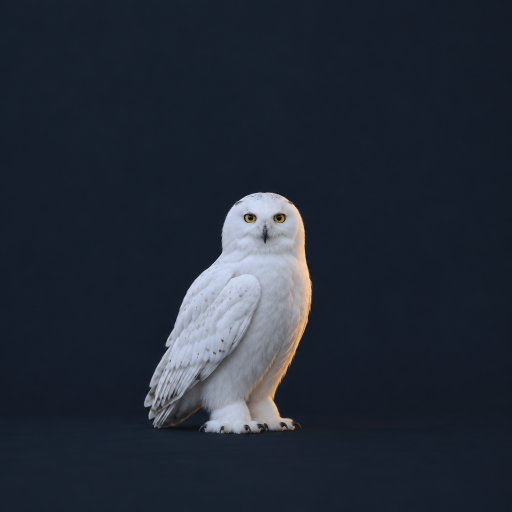
#> input picture hogwarts/owl/src/still_1.png, 1024 x 1024 px (shown at 1/2 size)
$ python owl_pad.py
#> lines starting #> are read from the running program, lines starting #| are printed output that depends on the picture
"""Puts the chosen owl still on a wider, taller 16:9 canvas so a generated hop has room for its wingbeats:
    owl/src/still_1.png (1024 x 1024)  ->  owl/src/still_wide.png (1920 x 1080)
The owl is scaled to about 30% of the frame height with its feet at 80%; the backdrop is extended from the
still's own (almost flat) background, row by row, so the owl itself stays pixel-identical to the idle clip."""
import os
import cv2
import numpy as np

HERE = os.path.dirname(os.path.abspath(__file__))
SRC = os.path.join(HERE, "..", "owl", "src")
still = cv2.imread(os.path.join(SRC, "still_1.png")).astype(np.float32)
S = still.shape[0]
#> S = 1024
W, H = 1920, 1080
FOOT = (0.461, 0.846)                           # where its feet are in the still
k = 0.30 * H / (0.469 * S)                      # owl height: 47% of the still -> 30% of the new frame
#> k = 0.675
size = round(S * k)
#> size = 691
left, top = round(W / 2 - FOOT[0] * size), round(0.80 * H - FOOT[1] * size)
#> left = 641; top = 279

# the backdrop, one colour per row, read from the still's empty left and right edges
side = np.concatenate([still[:, :120], still[:, -120:]], 1)
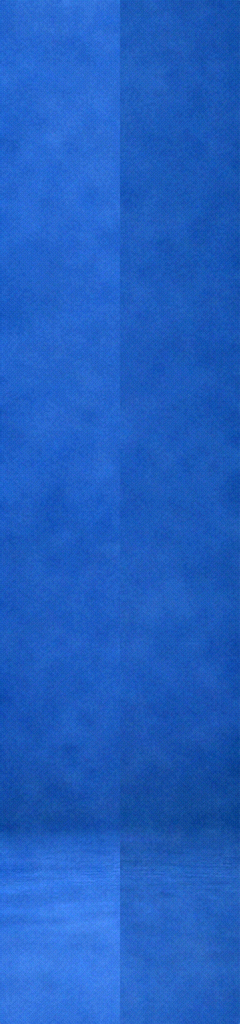
#> side: shape (1024, 240, 3) float32; mean B, G, R 41.4, 29.1, 21.3; drawn with min black and max white
rows = np.median(side, 1)                                        # S x 3
#> rows = 1024 rows, first 8: [42, 30, 22], [42, 29, 22], [42.5, 30, 22], [41.5, 29.5, 21], [42, 30, 22], [42, 29, 21], [42, 30, 22], [42, 29, 21]
rows = cv2.GaussianBlur(rows[:, None, :], (1, 0), sigmaX=0.1, sigmaY=6)[:, 0, :]
#> rows = 1024 rows, first 8: [42.02, 29.54, 21.63], [42.02, 29.54, 21.63], [42.02, 29.53, 21.62], [42.02, 29.52, 21.61], [42.01, 29.51, 21.6], [42.01, 29.5, 21.59], [42.01, 29.48, 21.57], [42.01, 29.47, 21.56]
src_row = np.clip(((np.arange(H) - top) / k).round().astype(int), 0, S - 1)
#> src_row = 1080 values from 0 to 1023
canvas = np.repeat(rows[src_row][:, None, :], W, 1)
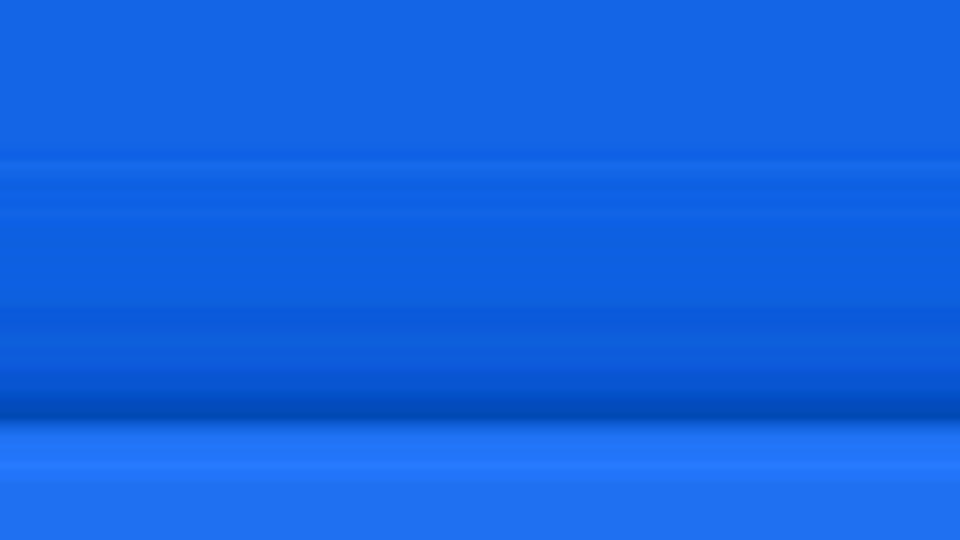
#> canvas: shape (1080, 1920, 3) float32 (shown at 1/2 size); mean of channels 0, 1, 2 41, 29.6, 21.9; drawn with min black and max white
canvas += np.random.default_rng(1).normal(0, 1.6, canvas.shape)   # the still's own fine grain
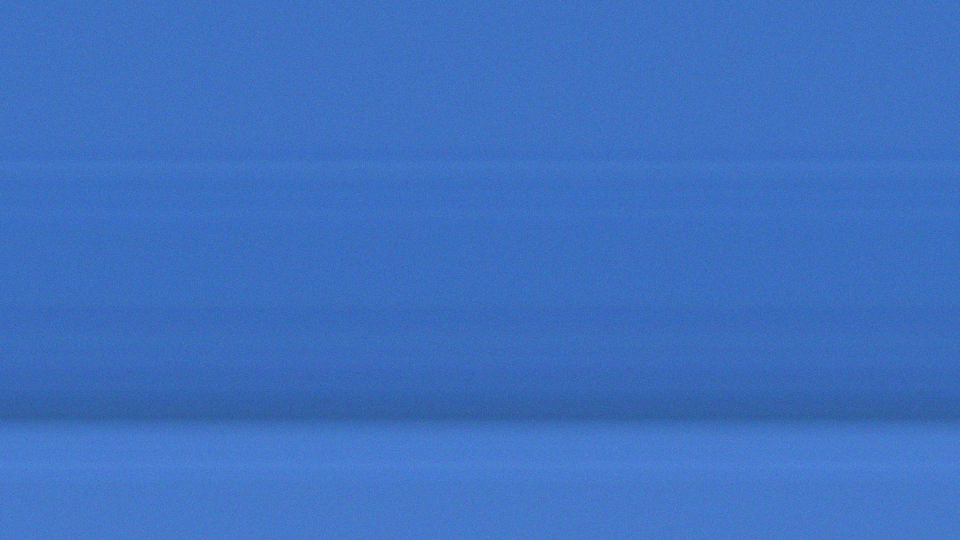
#> canvas: shape (1080, 1920, 3) float32 (shown at 1/2 size); mean of channels 0, 1, 2 41.7, 29.4, 21.5; drawn with min black and max white

small = cv2.resize(still, (size, size), interpolation=cv2.INTER_AREA)
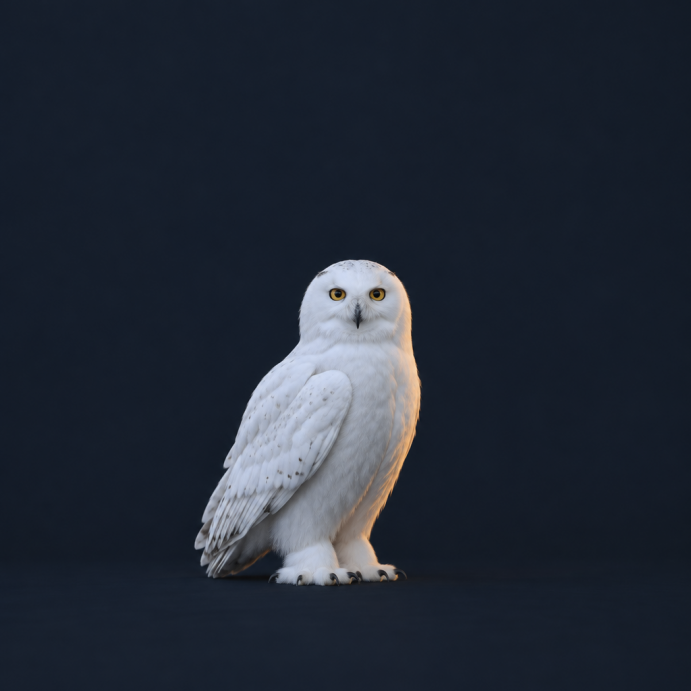
#> small: shape (691, 691, 3) float32; mean B, G, R 54.9, 42.7, 35.5
r = np.minimum(np.arange(size), np.arange(size)[::-1]) / 60
feather = np.clip(np.minimum(r[None, :], r[:, None]), 0, 1)[..., None]
feather = feather * feather * (3 - 2 * feather)
region = canvas[top:top + size, left:left + size]
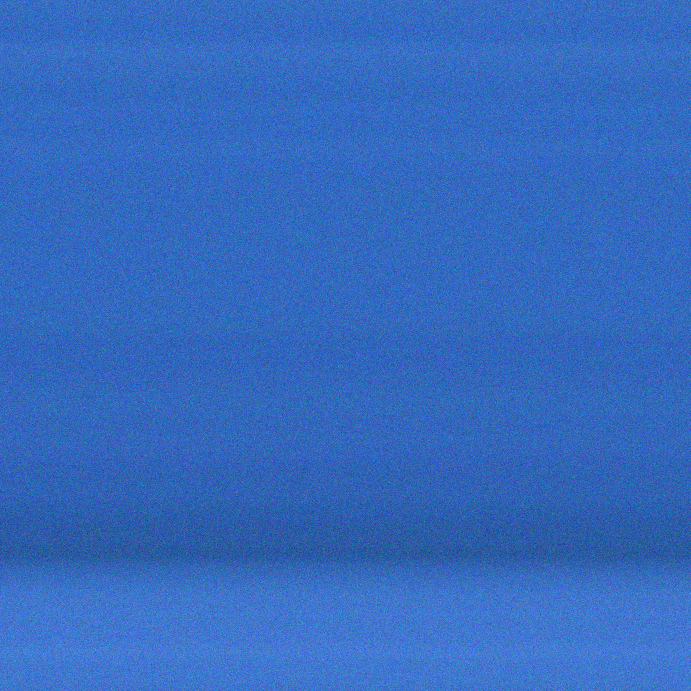
#> region: shape (691, 691, 3) float32; mean of channels 0, 1, 2 41.5, 29.1, 21.3; drawn with min black and max white
canvas[top:top + size, left:left + size] = region * (1 - feather) + small * feather
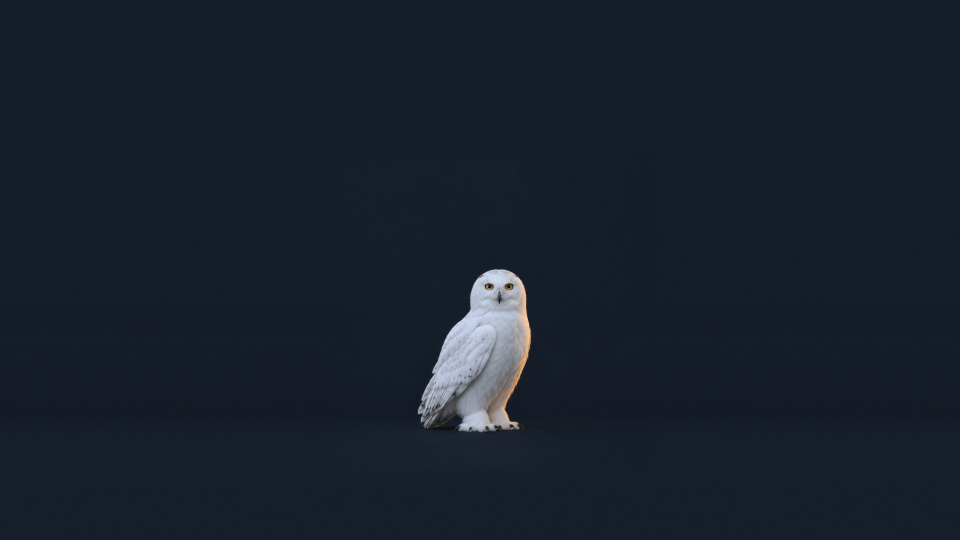
#> canvas: shape (1080, 1920, 3) float32 (shown at 1/2 size); mean of channels 0, 1, 2 44.8, 32.5, 24.8; drawn as B, G, R
cv2.imwrite(os.path.join(SRC, "still_wide.png"), np.clip(canvas, 0, 255).astype(np.uint8))
print("owl", size, "px at", left, top, "-> feet at", W / 2, 0.8 * H)
#| owl 691 px at 641 279 -> feet at 960.0 864.0

$ run again, with hogwarts/owl/src/still_0.png copied over hogwarts/owl/src/still_1.png
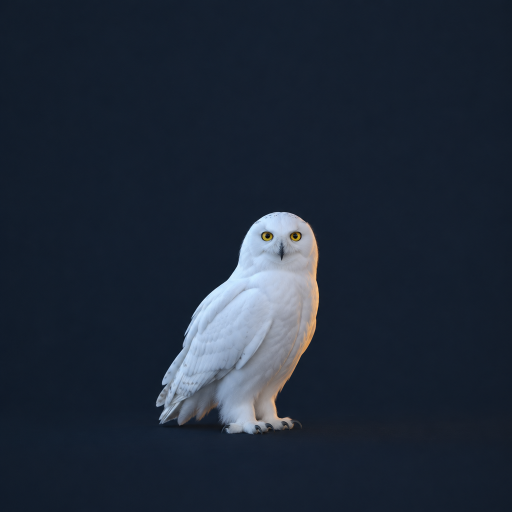
#> input picture hogwarts/owl/src/still_0.png, 1024 x 1024 px (shown at 1/2 size)
#> `side = np.concatenate([still[:, :120], still[:, -120:]], 1)`:
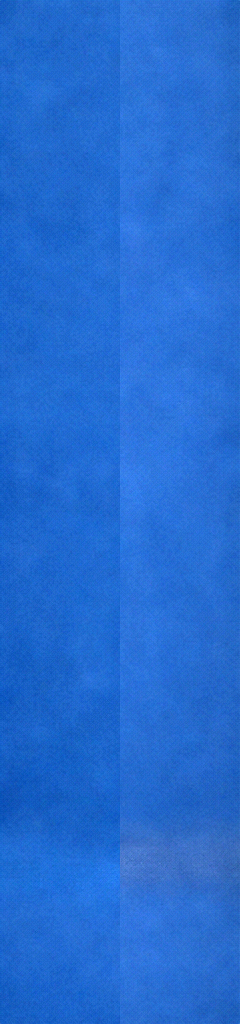
#> side: shape (1024, 240, 3) float32; mean B, G, R 42.8, 28.8, 19.1; drawn with min black and max white
#> `rows = np.median(side, 1)`: rows = 1024 rows, first 8: [43, 30, 19], [43, 29, 20], [43, 29, 19.5], [42, 29, 19], [43, 29, 20], [43, 29, 19], [43, 29, 19], [43, 29, 19]
#> `rows = cv2.GaussianBlur(rows[:, None, :], (1, 0), sigmaX=0.1, sigmaY=6..`: rows = 1024 rows, first 8: [42.73, 29.07, 19.3], [42.73, 29.07, 19.3], [42.72, 29.06, 19.29], [42.7, 29.06, 19.27], [42.67, 29.05, 19.25], [42.64, 29.05, 19.23], [42.61, 29.04, 19.2], [42.57, 29.03, 19.17]
#> `canvas[top:top + size, left:left + size] = region * (1 - feather) + sm..`:
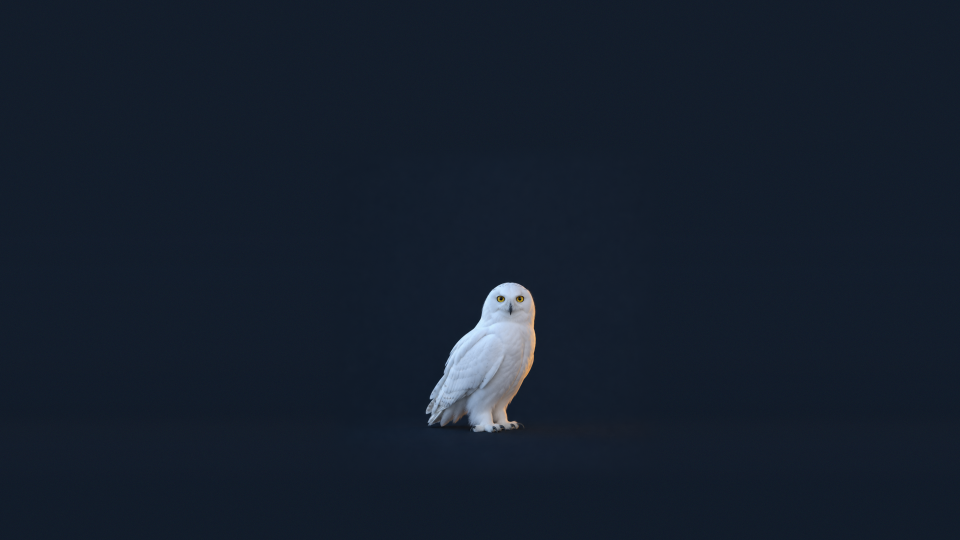
#> canvas: shape (1080, 1920, 3) float32 (shown at 1/2 size); mean of channels 0, 1, 2 45.4, 31.6, 21.8; drawn as B, G, R
#| owl 691 px at 641 279 -> feet at 960.0 864.0

$ run again, with hogwarts/owl/src/still_2.png copied over hogwarts/owl/src/still_1.png
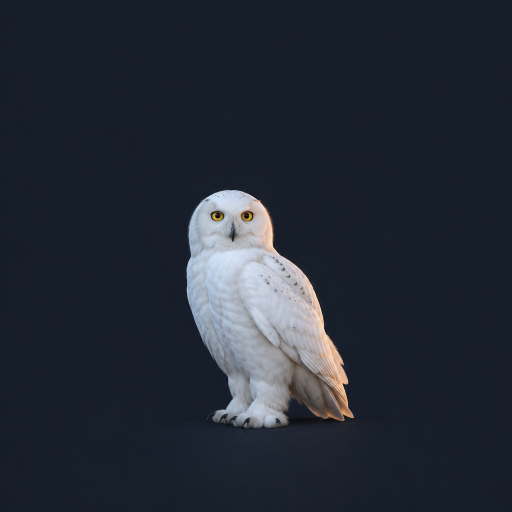
#> input picture hogwarts/owl/src/still_2.png, 1024 x 1024 px (shown at 1/2 size)
#> `side = np.concatenate([still[:, :120], still[:, -120:]], 1)`:
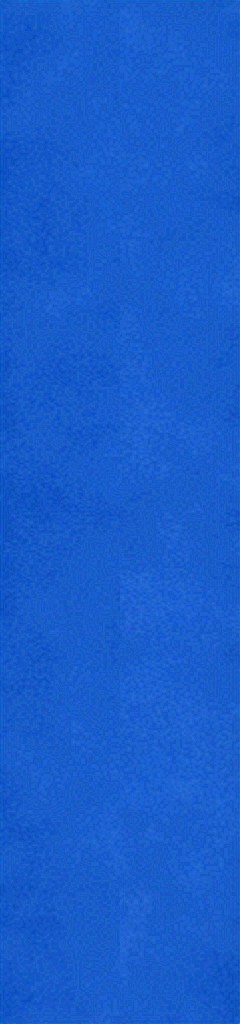
#> side: shape (1024, 240, 3) float32; mean B, G, R 40.7, 29.5, 22.5; drawn with min black and max white
#> `rows = np.median(side, 1)`: rows = 1024 rows, first 8: [41, 30, 22], [41, 29, 23], [41, 30, 23], [40, 29, 22], [41, 30, 23], [41, 29, 23], [41, 30, 22], [41, 30, 23]
#> `rows = cv2.GaussianBlur(rows[:, None, :], (1, 0), sigmaX=0.1, sigmaY=6..`: rows = 1024 rows, first 8: [40.88, 29.63, 22.68], [40.88, 29.64, 22.68], [40.89, 29.64, 22.67], [40.89, 29.65, 22.67], [40.9, 29.66, 22.66], [40.91, 29.67, 22.65], [40.92, 29.69, 22.64], [40.93, 29.7, 22.62]
#> `canvas[top:top + size, left:left + size] = region * (1 - feather) + sm..`:
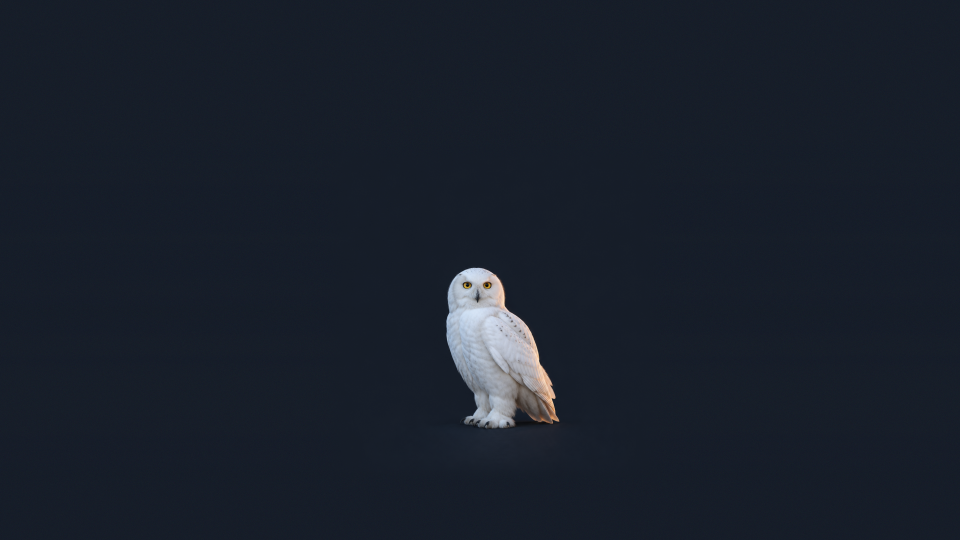
#> canvas: shape (1080, 1920, 3) float32 (shown at 1/2 size); mean of channels 0, 1, 2 43.6, 32.5, 25.8; drawn as B, G, R
#| owl 691 px at 641 279 -> feet at 960.0 864.0

$ run again, with hogwarts/owl/src/still_3.png copied over hogwarts/owl/src/still_1.png
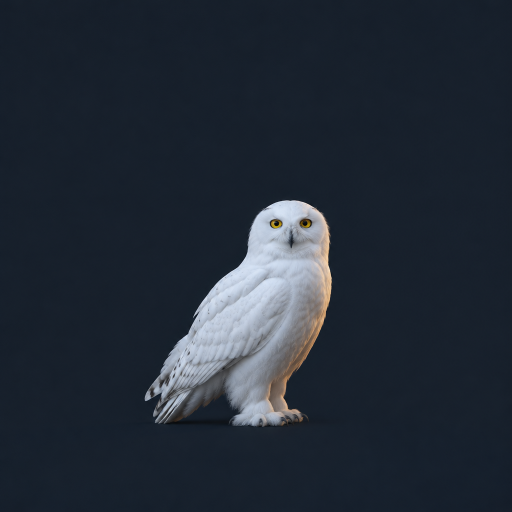
#> input picture hogwarts/owl/src/still_3.png, 1024 x 1024 px (shown at 1/2 size)
#> `side = np.concatenate([still[:, :120], still[:, -120:]], 1)`:
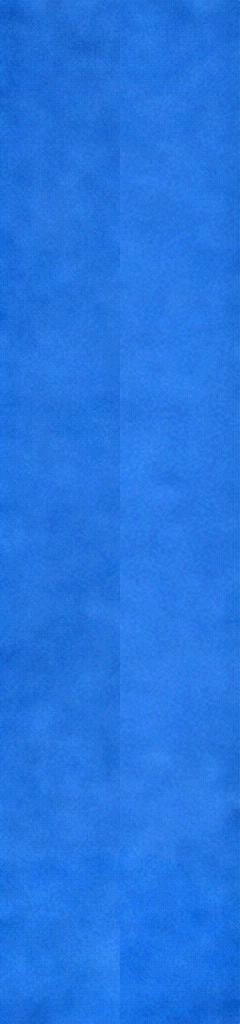
#> side: shape (1024, 240, 3) float32; mean B, G, R 43, 31.6, 22.9; drawn with min black and max white
#> `rows = np.median(side, 1)`: rows = 1024 rows, first 8: [42, 32, 22], [42, 31, 23], [42, 31, 23], [42, 31, 22], [42, 31, 23], [42, 31, 23], [42, 31, 23], [42, 31, 22]
#> `rows = cv2.GaussianBlur(rows[:, None, :], (1, 0), sigmaX=0.1, sigmaY=6..`: rows = 1024 rows, first 8: [42, 31.07, 22.63], [42, 31.07, 22.62], [42, 31.06, 22.61], [42, 31.06, 22.6], [42, 31.05, 22.58], [42, 31.05, 22.55], [42, 31.04, 22.52], [42, 31.03, 22.48]
#> `canvas[top:top + size, left:left + size] = region * (1 - feather) + sm..`:
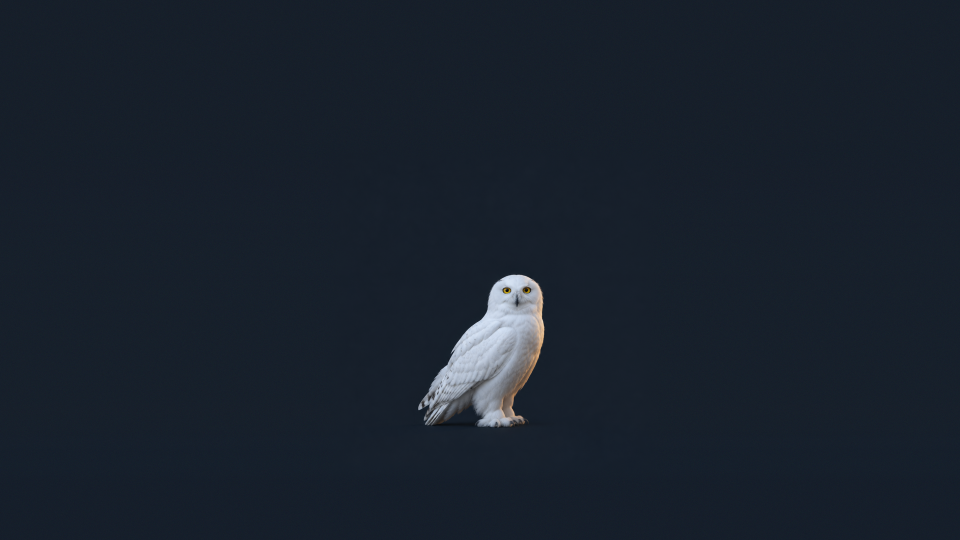
#> canvas: shape (1080, 1920, 3) float32 (shown at 1/2 size); mean of channels 0, 1, 2 45.2, 34.2, 25.6; drawn as B, G, R
#| owl 691 px at 641 279 -> feet at 960.0 864.0
